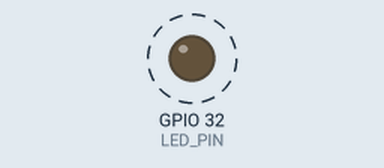
This sketch was run on a simulated ESP32. Parts: output pins drawn as LEDs (lit = HIGH). Dashed ring = blinking. What the sketch prints to the serial monitor is not drawn.

Above: at 1.0 s.
Timing chart, 0 to 4.0 s (numbered marks = the images above):
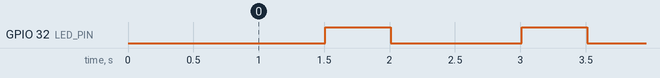

Measured:
- by itself, GPIO 32 (LED_PIN): alternates HIGH for 0.50 s and LOW for 1.0 s

The sketch:

ESP32_deep_sleep.ino
```cpp
RTC_DATA_ATTR int bootCount = 0; //Esta cariable se guarda en la memoria del RTC.
                                   //Esta memoria si se mantiene tras un deep sleep

#define uS_TO_S_FACTOR 1000000 //Factor de conversion s a us
#define TIME_TO_SLEEP  5     // Tiempo que el ESP va a dormir en s
#define LED_PIN      32      //Led
#define BUTTON_PIN   33      //Boton

void setup() {
  Serial.begin(115200);
  delay(500);
  pinMode(LED_PIN, OUTPUT);

  bootCount++;
  Serial.println("Numero de veces iniciado: " + String(bootCount));

  print_wakeup_reason();

  //Configuracion Light Sleep
  esp_sleep_enable_ext0_wakeup((gpio_num_t)BUTTON_PIN, HIGH);
  esp_sleep_enable_timer_wakeup(TIME_TO_SLEEP*uS_TO_S_FACTOR);
  Serial.println("Configurando ESP32 para dormir por " + String(TIME_TO_SLEEP) + "segundos.");


  if(bootCount%2 == 0){
   Serial.println("ESP32 se va a dormir ahora.");
  esp_deep_sleep_start();
  }
  Serial.println("Esta linea solo se imprimira en reinicios impares");
}

void loop() {
  digitalWrite(LED_PIN, LOW);
  esp_light_sleep_start();

  digitalWrite(LED_PIN, HIGH);
  delay(500);

  print_wakeup_reason();
}

void print_wakeup_reason(){
  esp_sleep_wakeup_cause_t wakeup_reason;

  wakeup_reason = esp_sleep_get_wakeup_cause();

  switch(wakeup_reason){
    case ESP_SLEEP_WAKEUP_EXT0:
      Serial.println("Inicio causado por señal en el RTC_TO(Perifericos del RTC)");
    break;

    case ESP_SLEEP_WAKEUP_EXT1:
      Serial.println("Inicio causado por señal en el RTC_CNTL");
    break;

    case ESP_SLEEP_WAKEUP_TIMER:
      Serial.println("Inicio causado por señal en un timer");
    break;

    case ESP_SLEEP_WAKEUP_TOUCHPAD:
      Serial.println("Inicio causado por señal en un pin touch");
    break;

    case ESP_SLEEP_WAKEUP_ULP:
      Serial.println("Inicio causado por señal lanzada por el ULP Croprocessor");
    break;

    default:
      Serial.printf("El inicio no fue causado por ninguna razon conocida: %d\n", wakeup_reason);
  }
}
```
